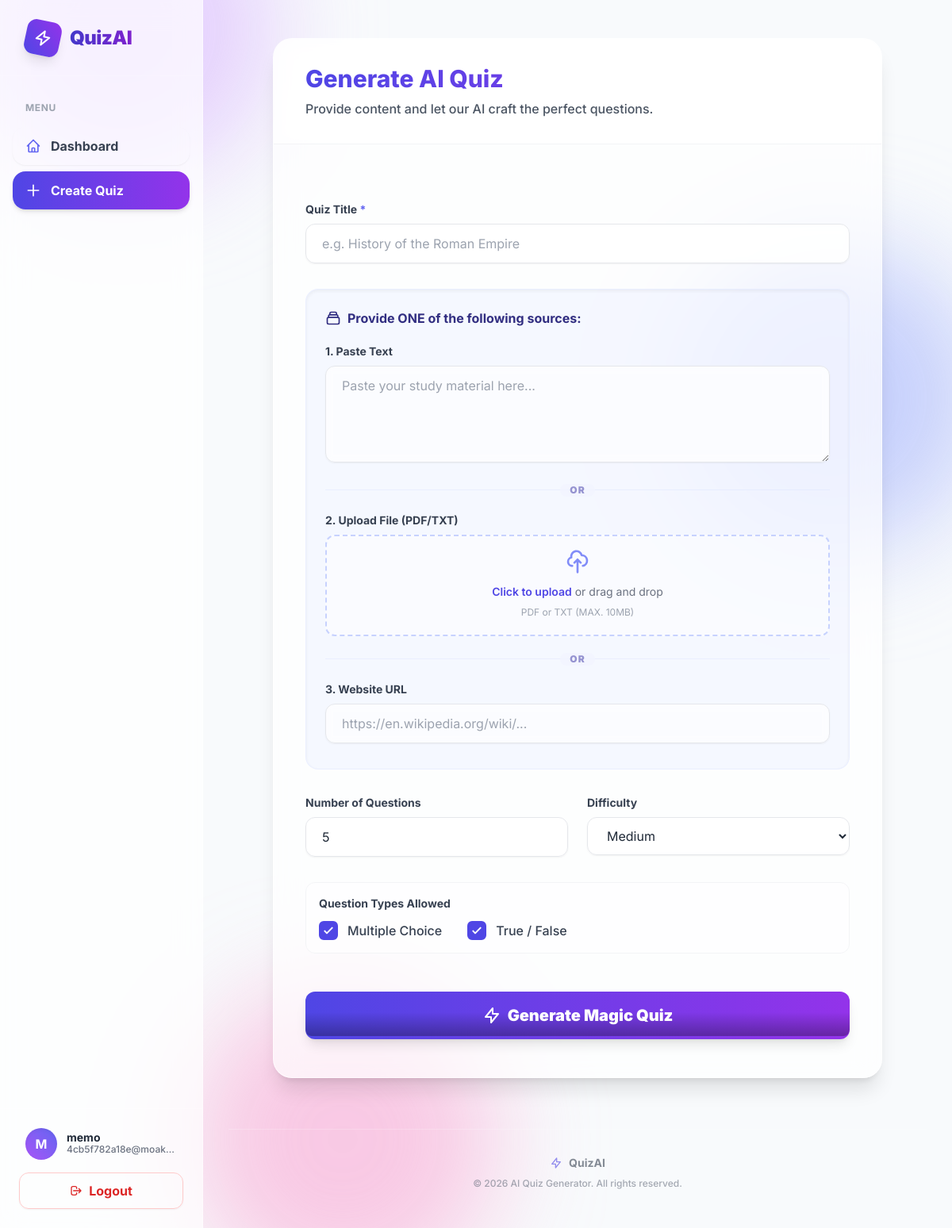
Screenshot of /generate/ (signed in) with the database file from the repository.
### core/models.py (models this page shows, shortened)
class User(AbstractUser):
    email = models.EmailField(unique=True)
    is_email_verified = models.BooleanField(default=False)

### core/views.py (the view)
# urls.py: path('generate/', views.generate_quiz_view, name='generate_quiz'),
@login_required
def generate_quiz_view(request):
    if request.method == 'POST':
        form = QuizGenerationForm(request.POST, request.FILES)
        if form.is_valid():
            title = form.cleaned_data['title']
            text_input = form.cleaned_data['text_input']
            pdf_file = form.cleaned_data.get('pdf_file')
            url_input = form.cleaned_data.get('url_input')
            num_questions = form.cleaned_data['num_questions']
            difficulty = form.cleaned_data['difficulty']
            q_types = []
            if form.cleaned_data['mcq']: q_types.append("MCQ")
            if form.cleaned_data['tf']: q_types.append("TF")
            content = ""
            if text_input:
                content += text_input + "\n"
            if pdf_file:
                content += extract_text_from_pdf(pdf_file) + "\n"
            if url_input:
                content += extract_text_from_url(url_input) + "\n"
            if not content.strip():
                messages.error(request, "Could not extract any content from the provided sources.")
                return render(request, 'core/generate.html', {'form': form})
            quiz_data = generate_quiz_from_ai(content[:15000], num_questions, difficulty, q_types)
            if not quiz_data:
                messages.error(request, "Failed to generate quiz from AI. Please try again.")
                return render(request, 'core/generate.html', {'form': form})
            quiz = Quiz.objects.create(user=request.user, title=title, difficulty=difficulty)
            for q_data in quiz_data:
                question = Question.objects.create(
                    quiz=quiz,
                    text=q_data.get('text', ''),
                    question_type=q_data.get('question_type', 'MCQ'),
                    explanation=q_data.get('explanation', '')
                )
                for opt_data in q_data.get('options', []):
                    Option.objects.create(
                        question=question,
                        text=opt_data.get('text', ''),
                        is_correct=opt_data.get('is_correct', False)
                    )
            messages.success(request, "Quiz generated successfully!")
            return redirect('quiz_detail', quiz_id=quiz.id)
    else:
        form = QuizGenerationForm()
    return render(request, 'core/generate.html', {'form': form})

### templates/core/generate.html (shortened to what this page needs)
{% extends 'base.html' %}
{% load widget_tweaks %}
{% block content %}
<div class="max-w-3xl mx-auto glass rounded-3xl shadow-xl overflow-hidden border border-white/60 animate-slide-up opacity-0">
    <div class="px-6 md:px-10 py-6 md:py-8 border-b border-gray-100 bg-white/40 backdrop-blur-md">
        <h2 class="text-2xl md:text-3xl font-extrabold text-transparent bg-clip-text bg-gradient-to-r from-indigo-600 to-purple-600">Generate AI Quiz</h2>
        <p class="text-sm md:text-base text-gray-600 mt-2 font-medium">Provide content and let our AI craft the perfect questions.</p>
    </div>
    <div class="p-6 md:p-10">
        <form method="POST" enctype="multipart/form-data" class="space-y-6 md:space-y-8" id="generate-form">
            <div class="group relative">
                <label class="block text-xs md:text-sm font-bold text-gray-700 mb-2">Quiz Title <span class="text-indigo-500">*</span></label>
                {% render_field form.title class="w-full px-4 md:px-5 py-3 bg-white/60 backdrop-blur-sm border border-gray-200 rounded-xl focus:ring-2 focus:ring-indigo-500 focus:border-indigo-500 transition-all shadow-sm group-hover:shadow-md text-sm md:text-base" placeholder="e.g. History of the Roman Empire" %}
            </div>
            <div class="bg-indigo-50/50 p-4 md:p-6 rounded-2xl border border-indigo-100/50 shadow-inner">
                <h3 class="text-sm md:text-base font-bold text-indigo-900 mb-4 md:mb-5 flex items-center gap-2">
                    Provide ONE of the following sources:
                </h3>
                <div class="space-y-4 md:space-y-5 text-gray-700 mb-2">
                    <div class="transition-all hover:translate-x-1">
                        <label class="block text-xs md:text-sm font-bold text-gray-700 mb-2">1. Paste Text</label>
                        {% render_field form.text_input rows="4" class="w-full px-4 md:px-5 py-3 bg-white/70 backdrop-blur-sm border border-gray-200 rounded-xl focus:ring-2 focus:ring-indigo-500 focus:border-indigo-500 transition-all shadow-sm text-sm md:text-base" placeholder="Paste your study material here..." %}
                    </div>
                    <div class="relative flex items-center justify-center py-2 opacity-50">
                        <span class="absolute bg-indigo-50/80 px-2 md:px-3 text-[10px] md:text-xs font-black text-indigo-800 uppercase tracking-widest rounded-full">OR</span>
                        <div class="w-full border-t border-indigo-200/50"></div>
                    </div>
                    <div class="transition-all hover:translate-x-1">
                        <label class="block text-xs md:text-sm font-bold text-gray-700 mb-2">2. Upload File (PDF/TXT)</label>
                        <div class="flex items-center justify-center w-full">
                            <label class="flex flex-col items-center justify-center w-full h-24 md:h-32 border-2 border-indigo-200 border-dashed rounded-xl cursor-pointer bg-white/40 hover:bg-indigo-50/50 transition-colors group">
                                <div class="flex flex-col items-center justify-center pt-5 pb-6 text-center px-4">
                                    <p class="mb-1 md:mb-2 text-xs md:text-sm text-gray-500"><span class="font-semibold text-indigo-600">Click to upload</span> or drag and drop</p>
                                    <p class="text-[10px] md:text-xs text-gray-400">PDF or TXT (MAX. 10MB)</p>
                                </div>
                            </label>
                        </div>
                    </div>
                    <div class="relative flex items-center justify-center py-2 opacity-50">
                        <span class="absolute bg-indigo-50/80 px-2 md:px-3 text-[10px] md:text-xs font-black text-indigo-800 uppercase tracking-widest rounded-full">OR</span>
                        <div class="w-full border-t border-indigo-200/50"></div>
                    </div>
                    <div class="transition-all hover:translate-x-1">
                        <label class="block text-xs md:text-sm font-bold text-gray-700 mb-2">3. Website URL</label>
                        {% render_field form.url_input class="w-full px-4 md:px-5 py-3 bg-white/70 backdrop-blur-sm border border-gray-200 rounded-xl focus:ring-2 focus:ring-indigo-500 focus:border-indigo-500 transition-all shadow-sm text-sm md:text-base" placeholder="https://en.wikipedia.org/wiki/..." %}
                    </div>
                </div>
            </div>
            <div class="grid grid-cols-1 sm:grid-cols-2 gap-4 md:gap-6">
                <div>
                    <label class="block text-xs md:text-sm font-bold text-gray-700 mb-2">Number of Questions</label>
                    {% render_field form.num_questions class="w-full px-4 md:px-5 py-3 bg-white/60 backdrop-blur-sm border border-gray-200 rounded-xl focus:ring-2 focus:ring-indigo-500 focus:border-indigo-500 shadow-sm text-sm md:text-base" %}
                </div>
                <div>
                    <label class="block text-xs md:text-sm font-bold text-gray-700 mb-2">Difficulty</label>
                    {% render_field form.difficulty class="w-full px-4 md:px-5 py-3 bg-white/60 backdrop-blur-sm border border-gray-200 rounded-xl focus:ring-2 focus:ring-indigo-500 focus:border-indigo-500 shadow-sm text-sm md:text-base" %}
                </div>
            </div>
            <div class="bg-white/40 p-4 rounded-xl border border-gray-100">
                <label class="block text-xs md:text-sm font-bold text-gray-700 mb-3">Question Types Allowed</label>
                <div class="flex flex-wrap items-center gap-4 md:gap-8">
                    <label class="inline-flex items-center cursor-pointer group">
                        <div class="relative flex items-center">
                            {% render_field form.mcq class="peer h-5 w-5 md:h-6 md:w-6 cursor-pointer appearance-none rounded-md border-2 border-gray-300 checked:border-indigo-600 checked:bg-indigo-600 transition-all" %}
                        </div>
                        <span class="ml-2 md:ml-3 text-sm md:text-base text-gray-700 font-medium group-hover:text-indigo-600 transition-colors">Multiple Choice</span>
                    </label>
                    <label class="inline-flex items-center cursor-pointer group">
                        <div class="relative flex items-center">
                            {% render_field form.tf class="peer h-5 w-5 md:h-6 md:w-6 cursor-pointer appearance-none rounded-md border-2 border-gray-300 checked:border-indigo-600 checked:bg-indigo-600 transition-all" %}
                        </div>
                        <span class="ml-2 md:ml-3 text-sm md:text-base text-gray-700 font-medium group-hover:text-indigo-600 transition-colors">True / False</span>
                    </label>
                </div>
            </div>
            <div class="pt-4 pb-2">
                <button type="submit" id="submit-btn" class="relative overflow-hidden w-full flex justify-center py-3 md:py-4 px-4 rounded-xl shadow-lg text-lg md:text-xl font-black text-white bg-gradient-to-r from-indigo-600 to-purple-600 hover:from-indigo-700 hover:to-purple-700 focus:outline-none focus:ring-4 focus:ring-offset-2 focus:ring-indigo-500 transform transition-all duration-200 hover:scale-[1.02] hover:shadow-xl group">
                    <span class="absolute inset-0 w-full h-full -mt-1 rounded-lg opacity-30 bg-gradient-to-b from-transparent via-transparent to-black"></span>
                    <span class="relative flex items-center gap-2">
                        <svg class="w-5 h-5 md:w-6 md:h-6 group-hover:animate-bounce" fill="none" stroke="currentColor" viewBox="0 0 24 24"><path stroke-linecap="round" stroke-linejoin="round" stroke-width="2" d="M13 10V3L4 14h7v7l9-11h-7z"></path></svg>
                        Generate Magic Quiz
                    </span>
                </button>
            </div>
        </form>
    </div>
</div>
{% endblock %}

### templates/base.html (shortened to what this page needs)
<!DOCTYPE html>
<html lang="en">
<head>
    <script src="https://cdn.tailwindcss.com"></script>
</head>
<body class="bg-slate-50 text-gray-800 h-screen overflow-hidden flex relative">
    <div class="fixed inset-0 w-full h-full z-[-1] pointer-events-none overflow-hidden">
        <div class="absolute top-[-10%] -left-10 w-96 h-96 bg-purple-300 rounded-full mix-blend-multiply filter blur-3xl opacity-60 animate-blob"></div>
        <div class="absolute top-[20%] -right-10 w-96 h-96 bg-indigo-300 rounded-full mix-blend-multiply filter blur-3xl opacity-60 animate-blob delay-200"></div>
        <div class="absolute -bottom-20 left-[20%] w-96 h-96 bg-pink-300 rounded-full mix-blend-multiply filter blur-3xl opacity-60 animate-blob delay-400"></div>
    </div>
    <aside id="sidebar" class="glass w-64 h-full flex flex-col justify-between fixed md:relative z-50 transform -translate-x-full md:translate-x-0 transition-transform duration-300 ease-in-out shadow-2xl md:shadow-none">
        <div>
            <div class="h-24 flex items-center px-8 border-b border-white/20">
                <a href="{% url 'home' %}" class="font-black text-2xl tracking-tight flex items-center gap-3 text-gray-800 hover:scale-105 transition-transform origin-left group">
                    <div class="bg-gradient-to-tr from-indigo-600 to-purple-600 p-2.5 rounded-xl shadow-lg text-white transform rotate-12 group-hover:rotate-0 transition-transform">
                        <svg class="w-6 h-6" fill="none" stroke="currentColor" viewBox="0 0 24 24"><path stroke-linecap="round" stroke-linejoin="round" stroke-width="2" d="M13 10V3L4 14h7v7l9-11h-7z"></path></svg>
                    </div>
                    <span class="bg-clip-text text-transparent bg-gradient-to-r from-indigo-700 to-purple-700">QuizAI</span>
                </a>
            </div>
            <div class="px-4 py-8 space-y-2">
                <p class="px-4 text-xs font-bold uppercase tracking-wider text-gray-400 mb-4">Menu</p>
                <a href="{% url 'home' %}" class="flex items-center gap-3 px-4 py-3 rounded-2xl font-bold text-gray-700 hover:text-indigo-700 hover:bg-white/60 transition-all shadow-sm hover:shadow-md">
                    Dashboard
                </a>
                {% if user.is_authenticated %}
                <a href="{% url 'generate_quiz' %}" class="flex items-center gap-3 px-4 py-3 rounded-2xl font-bold text-white bg-gradient-to-r from-indigo-600 to-purple-600 hover:from-indigo-700 hover:to-purple-700 transition-all shadow-md hover:shadow-xl hover:-translate-y-0.5 mt-4">
                    <svg class="w-5 h-5" fill="none" stroke="currentColor" viewBox="0 0 24 24"><path stroke-linecap="round" stroke-linejoin="round" stroke-width="2" d="M12 4v16m8-8H4"></path></svg>
                    Create Quiz
                </a>
                {% endif %}
            </div>
        </div>
        <div class="p-6 border-t border-white/20">
            {% if user.is_authenticated %}
                <div class="flex items-center gap-3 mb-4 px-2">
                    <div class="w-10 h-10 rounded-full bg-gradient-to-tr from-purple-500 to-indigo-500 flex items-center justify-center text-white font-bold shadow-inner">
                        {{ user.username|make_list|first|upper }}
                    </div>
                    <div class="flex flex-col">
                        <span class="text-sm font-bold text-gray-800 leading-none">{{ user.username }}</span>
                        <span class="text-xs font-medium text-gray-500">{{ user.email|truncatechars:18 }}</span>
                    </div>
                </div>
                <a href="{% url 'logout' %}" class="flex items-center justify-center gap-2 w-full px-4 py-2.5 rounded-xl font-bold text-red-600 hover:text-white hover:bg-red-500 border border-red-200 hover:border-transparent transition-all shadow-sm">
                    <svg class="w-4 h-4" fill="none" stroke="currentColor" viewBox="0 0 24 24"><path stroke-linecap="round" stroke-linejoin="round" stroke-width="2" d="M17 16l4-4m0 0l-4-4m4 4H7m6 4v1a3 3 0 01-3 3H6a3 3 0 01-3-3V7a3 3 0 013-3h4a3 3 0 013 3v1"></path></svg>
                    Logout
                </a>
            {% endif %}
        </div>
    </aside>
    <main class="flex-1 h-full overflow-y-auto overflow-x-hidden pt-20 md:pt-0 relative z-10 custom-scrollbar">
        <div class="container mx-auto px-4 sm:px-6 lg:px-8 py-8 md:py-12 max-w-[1600px] w-full">
            {% block content %}
            {% endblock %}
            <div class="mt-16 pt-8 border-t border-white/40 flex flex-col items-center justify-center text-center opacity-60">
                <div class="flex items-center gap-2 mb-2">
                    <svg class="w-4 h-4 text-indigo-600" fill="none" stroke="currentColor" viewBox="0 0 24 24"><path stroke-linecap="round" stroke-linejoin="round" stroke-width="2" d="M13 10V3L4 14h7v7l9-11h-7z"></path></svg>
                    <span class="font-bold text-gray-700 text-sm">QuizAI</span>
                </div>
                <p class="text-xs font-medium text-gray-500">&copy; 2026 AI Quiz Generator. All rights reserved.</p>
            </div>
        </div>
    </main>
</body>
</html>

### rows the page displays
User: username|make_list "M", username "memo", email "4cb5f782a18e@moak…"
